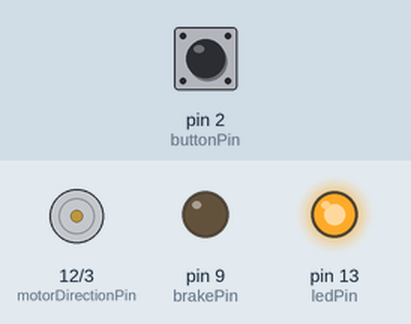
A sketch run on a simulated Arduino Uno, built with avr-gcc and run on an emulated ATmega328P. Shown: direction and speed pins drawn as motors (green arrow = direction pin HIGH = forward, orange = LOW = backward, longer = more drive), output pins drawn as LEDs (lit = HIGH). The inputs (shaded band) are chosen by the test bench; at power-on: pin 2 (buttonPin) LOW.

Above: at 1.2 s.
1.3 s: pin 2 (buttonPin) pulled HIGH for 0.15 s
At 3.5 s:
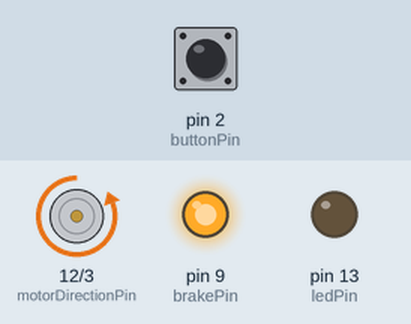
3.8 s: pin 2 (buttonPin) pulled HIGH for 1 s
At 5.6 s:
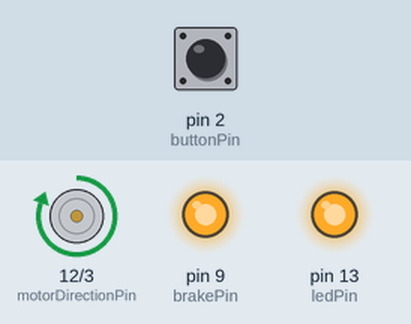
6.3 s: pin 2 (buttonPin) pulled HIGH for 3.2 s
At 8.7 s:
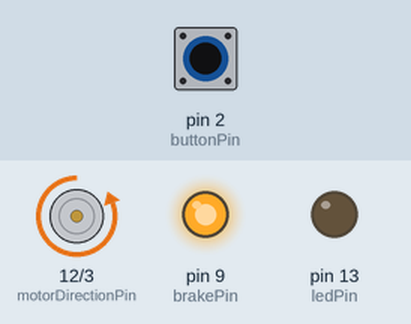
Timing chart, 0 to 10.2 s (numbered marks = the images above; inputs shaded):
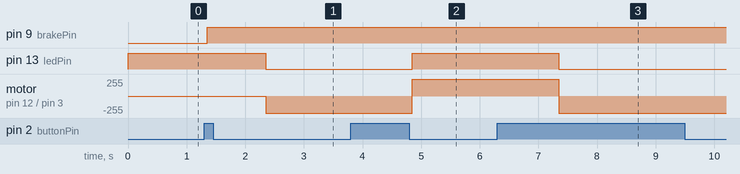

Measured:
- after the input at 1.3 s, pin 9 (brakePin): LOW → HIGH after 0.05 s; pin 13 (ledPin): HIGH → LOW after 1.1 s; motor on pin 12 (motorDirectionPin) / pin 3 (motorSpeedPin): stopped → backward 255/255 after 1.1 s
- after the input at 3.8 s, pin 13 (ledPin): LOW → HIGH after 1.1 s; motor on pin 12 (motorDirectionPin) / pin 3 (motorSpeedPin): backward 255/255 → forward 255/255 after 1.1 s
- after the input at 6.3 s, pin 13 (ledPin): HIGH → LOW after 1.1 s; motor on pin 12 (motorDirectionPin) / pin 3 (motorSpeedPin): forward 255/255 → backward 255/255 after 1.1 s

The sketch:

sketch_button_motor_direction.ino
```cpp
const int buttonPin = 2;    // the number of the pushbutton pin
const int motorSpeedPin = 3;
const int brakePin = 9;    // the number of the Brake Channel A pin
const int motorDirectionPin = 12;   // the number of the Motor Channel A pin
const int ledPin = 13;      // the number of the LED pin

int ledState = HIGH;         // the current state of the output pin
int buttonState;             // the current reading from the input pin
int lastButtonState = LOW;   // the previous reading from the input pin

unsigned long lastDebounceTime = 0;  // the last time the output pin was toggled
unsigned long debounceDelay = 50;    // the debounce time; increase if the output flickers

void setup() {
  //Setup Channel A motor pins
  pinMode(brakePin, OUTPUT);
  pinMode(motorDirectionPin, OUTPUT);

  //Setup button input
  pinMode(buttonPin, INPUT);

  //Setup LED output
  pinMode(ledPin, OUTPUT);

  // set initial LED state
  digitalWrite(ledPin, ledState);
}

void loop() {
  // read the state of the switch into a local variable:
  int reading = digitalRead(buttonPin);

  // check to see if you just pressed the button
  // (i.e. the input went from LOW to HIGH), and you've waited long enough
  // since the last press to ignore any noise:

  // If the switch changed, due to noise or pressing:
  if (reading != lastButtonState) {
    // reset the debouncing timer
    lastDebounceTime = millis();
  }

  if ((millis() - lastDebounceTime) > debounceDelay) {
    // whatever the reading is at, it's been there for longer than the debounce
    // delay, so take it as the actual current state:

    // if the button state has changed:
    if (reading != buttonState) {
      buttonState = reading;

      // only toggle the LED if the new button state is HIGH
      if (buttonState == HIGH) {
        ledState = !ledState;
        brake();
        delay(1000);
        startMotor(ledState, 255);
      }
    }
  }

  // set the LED:
  digitalWrite(ledPin, ledState);

  // save the reading. Next time through the loop, it'll be the lastButtonState:
  lastButtonState = reading;
}

void brake() {
  digitalWrite(brakePin, HIGH);
}

void startMotor(boolean forwards, int speed) {
  digitalWrite(motorDirectionPin, forwards ? HIGH : LOW);
  analogWrite(motorSpeedPin, speed);
}
```
